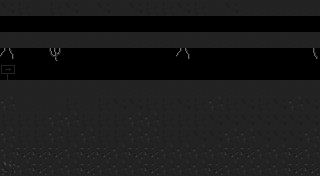

A level layout from a 2D game, rendered from its tile map. Below: a short description, then the map file with its tile-grid data intact:
An orthogonal 20x11 tile map with 16x16 px tiles, 2 tile layers (Tile Layer 1, background).

<map version="1.9" tiledversion="1.9.2" orientation="orthogonal" renderorder="right-down" width="20" height="11" tilewidth="16" tileheight="16" infinite="0" nextlayerid="3" nextobjectid="1">
 <tileset firstgid="1" name="map" tilewidth="16" tileheight="16" tilecount="64" columns="8">
  <image source="../finalProjectSpriteSheet/spritesheet.png" width="128" height="128" />
 </tileset>
 <layer id="1" name="Tile Layer 1" width="20" height="11">
  <data encoding="csv">
18,19,10,19,18,10,18,10,18,19,19,18,19,10,18,11,11,11,11,11,
0,0,0,0,0,0,0,0,0,0,0,0,0,0,0,0,0,0,0,0,
10,10,11,11,11,10,10,10,11,11,11,10,10,11,11,10,11,10,11,11,
0,0,0,0,0,0,0,0,0,0,0,0,0,0,0,0,0,0,0,0,
0,0,0,0,0,0,0,0,0,0,0,0,0,0,0,0,0,0,0,0,
10,10,10,10,10,10,11,10,11,11,10,10,11,10,11,10,11,10,10,10,
26,10,11,10,19,11,19,18,18,19,19,18,19,26,19,18,19,18,26,18,
19,19,19,26,26,19,19,19,26,26,19,19,19,18,18,18,18,18,18,18,
26,19,19,26,19,26,19,19,26,26,19,19,18,18,26,26,18,18,18,26,
26,27,27,27,26,27,27,26,27,27,26,26,26,26,27,27,26,26,27,26,
34,26,27,26,26,27,26,26,26,27,26,26,26,27,26,26,26,26,27,27
</data>
 </layer>
 <layer id="2" name="background" width="20" height="11">
  <data encoding="csv">
0,0,0,0,0,0,0,0,0,0,0,0,0,0,0,0,0,0,0,0,
0,0,0,0,0,0,0,0,0,0,0,0,0,0,0,0,0,0,0,0,
0,0,0,0,0,0,0,0,0,0,0,0,0,0,0,0,0,0,0,0,
14,0,0,13,0,0,0,0,0,0,0,14,0,0,0,0,0,0,0,15,
22,0,0,0,0,0,0,0,0,0,0,0,0,0,0,0,0,0,0,0,
0,0,0,0,0,0,0,0,0,0,0,0,0,0,0,0,0,0,0,0,
0,0,0,0,0,0,0,0,0,0,0,0,0,0,0,0,0,0,0,0,
0,0,0,0,0,0,0,0,0,0,0,0,0,0,0,0,0,0,0,0,
0,0,0,0,0,0,0,0,0,0,0,0,0,0,0,0,0,0,0,0,
0,0,0,0,0,0,0,0,0,0,0,0,0,0,0,0,0,0,0,0,
0,0,0,0,0,0,0,0,0,0,0,0,0,0,0,0,0,0,0,0
</data>
 </layer>
</map>